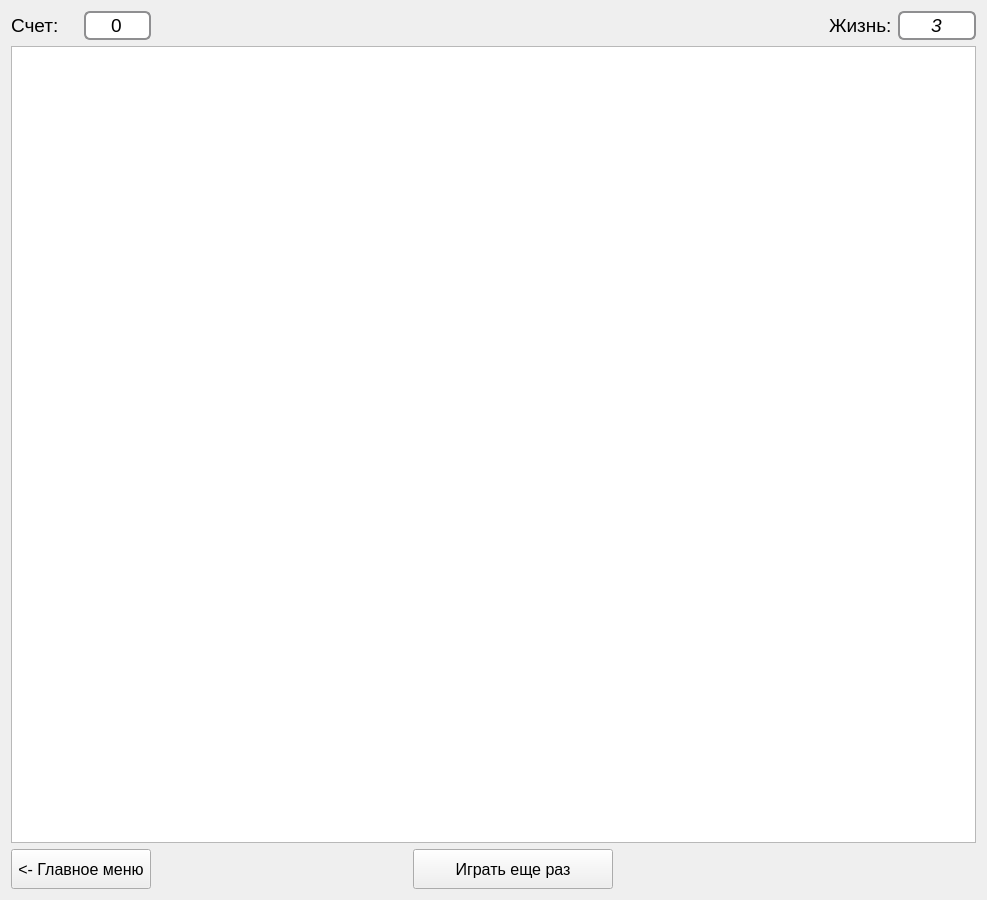
<?xml version="1.0" encoding="UTF-8"?>
<ui version="4.0">
 <class>PlayingField</class>
 <widget class="QWidget" name="PlayingField">
  <property name="geometry">
   <rect>
    <x>0</x>
    <y>0</y>
    <width>987</width>
    <height>900</height>
   </rect>
  </property>
  <property name="minimumSize">
   <size>
    <width>900</width>
    <height>900</height>
   </size>
  </property>
  <property name="windowTitle">
   <string>Игровое поле</string>
  </property>
  <layout class="QGridLayout" name="gridLayout">
   <item row="3" column="3">
    <widget class="QPushButton" name="phbToStart">
     <property name="minimumSize">
      <size>
       <width>140</width>
       <height>40</height>
      </size>
     </property>
     <property name="maximumSize">
      <size>
       <width>200</width>
       <height>16777215</height>
      </size>
     </property>
     <property name="font">
      <font>
       <pointsize>12</pointsize>
      </font>
     </property>
     <property name="text">
      <string>Играть еще раз</string>
     </property>
    </widget>
   </item>
   <item row="0" column="1">
    <widget class="QSpinBox" name="spinScore">
     <property name="minimumSize">
      <size>
       <width>0</width>
       <height>25</height>
      </size>
     </property>
     <property name="font">
      <font>
       <pointsize>14</pointsize>
       <weight>50</weight>
       <bold>false</bold>
      </font>
     </property>
     <property name="contextMenuPolicy">
      <enum>Qt::DefaultContextMenu</enum>
     </property>
     <property name="styleSheet">
      <string notr="true">#spinScore {
     border: 2px solid #8f8f91;
     border-radius: 6px;
     background-color: qlineargradient(x1: 0, y1: 0, x2: 0, y2: 1,
                                       stop: 0 rgba(246,247,250,0.1), stop: 1 rgba(218,219,222,0.1));
 }</string>
     </property>
     <property name="alignment">
      <set>Qt::AlignCenter</set>
     </property>
     <property name="readOnly">
      <bool>true</bool>
     </property>
     <property name="buttonSymbols">
      <enum>QAbstractSpinBox::NoButtons</enum>
     </property>
     <property name="maximum">
      <number>25000</number>
     </property>
    </widget>
   </item>
   <item row="0" column="0">
    <widget class="QLabel" name="labelScore">
     <property name="font">
      <font>
       <family>MS Shell Dlg 2</family>
       <pointsize>14</pointsize>
      </font>
     </property>
     <property name="text">
      <string>Счет:</string>
     </property>
    </widget>
   </item>
   <item row="0" column="3">
    <spacer name="horizontalSpacer">
     <property name="orientation">
      <enum>Qt::Horizontal</enum>
     </property>
     <property name="sizeHint" stdset="0">
      <size>
       <width>40</width>
       <height>20</height>
      </size>
     </property>
    </spacer>
   </item>
   <item row="0" column="4">
    <widget class="QLabel" name="labelLife">
     <property name="font">
      <font>
       <pointsize>14</pointsize>
      </font>
     </property>
     <property name="text">
      <string>Жизнь:</string>
     </property>
    </widget>
   </item>
   <item row="0" column="5">
    <widget class="QSpinBox" name="spinLife">
     <property name="minimumSize">
      <size>
       <width>78</width>
       <height>25</height>
      </size>
     </property>
     <property name="font">
      <font>
       <pointsize>14</pointsize>
       <weight>50</weight>
       <italic>true</italic>
       <bold>false</bold>
      </font>
     </property>
     <property name="styleSheet">
      <string notr="true">#spinLife {
     border: 2px solid #8f8f91;
     border-radius: 6px;
     background-color: qlineargradient(x1: 0, y1: 0, x2: 0, y2: 1,
                                       stop: 0 rgba(246,247,250,0.1), stop: 1 rgba(218,219,222,0.1));
 }</string>
     </property>
     <property name="alignment">
      <set>Qt::AlignCenter</set>
     </property>
     <property name="readOnly">
      <bool>true</bool>
     </property>
     <property name="buttonSymbols">
      <enum>QAbstractSpinBox::NoButtons</enum>
     </property>
     <property name="maximum">
      <number>3</number>
     </property>
     <property name="value">
      <number>3</number>
     </property>
    </widget>
   </item>
   <item row="3" column="0" colspan="2">
    <widget class="QPushButton" name="phbToMenu">
     <property name="minimumSize">
      <size>
       <width>140</width>
       <height>40</height>
      </size>
     </property>
     <property name="font">
      <font>
       <pointsize>12</pointsize>
      </font>
     </property>
     <property name="text">
      <string>&lt;- Главное меню</string>
     </property>
    </widget>
   </item>
   <item row="2" column="0" colspan="6">
    <widget class="QGraphicsView" name="graphicsView">
     <property name="font">
      <font>
       <italic>true</italic>
      </font>
     </property>
    </widget>
   </item>
   <item row="3" column="2">
    <spacer name="horizontalSpacer_2">
     <property name="orientation">
      <enum>Qt::Horizontal</enum>
     </property>
     <property name="sizeType">
      <enum>QSizePolicy::Maximum</enum>
     </property>
     <property name="sizeHint" stdset="0">
      <size>
       <width>250</width>
       <height>20</height>
      </size>
     </property>
    </spacer>
   </item>
  </layout>
 </widget>
 <resources/>
 <connections/>
</ui>
